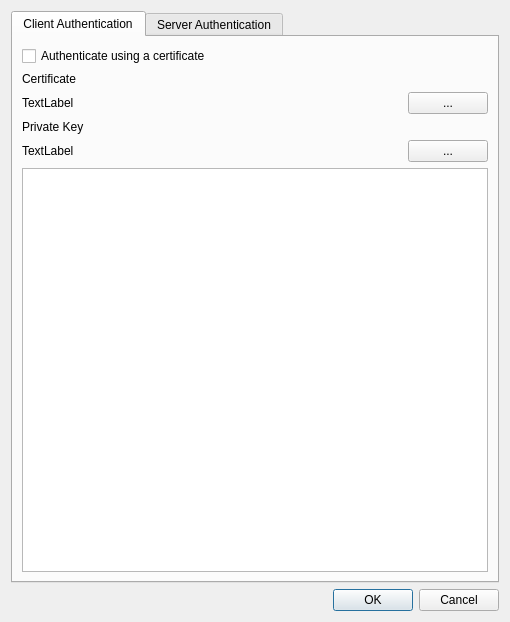
<ui version="4.0" >
 <class>Dialog</class>
 <widget class="QDialog" name="Dialog" >
  <property name="geometry" >
   <rect>
    <x>0</x>
    <y>0</y>
    <width>510</width>
    <height>622</height>
   </rect>
  </property>
  <property name="windowTitle" >
   <string>Dialog</string>
  </property>
  <layout class="QVBoxLayout" name="verticalLayout" >
   <item>
    <widget class="QTabWidget" name="tabWidget" >
     <property name="currentIndex" >
      <number>0</number>
     </property>
     <widget class="QWidget" name="tab" >
      <attribute name="title" >
       <string>Client Authentication</string>
      </attribute>
      <layout class="QGridLayout" name="gridLayout_2" >
       <item row="1" column="0" >
        <widget class="QLabel" name="label" >
         <property name="text" >
          <string>Certificate</string>
         </property>
        </widget>
       </item>
       <item row="2" column="0" >
        <widget class="QLabel" name="cert_path" >
         <property name="text" >
          <string>TextLabel</string>
         </property>
        </widget>
       </item>
       <item row="2" column="1" >
        <widget class="QPushButton" name="cert_button" >
         <property name="sizePolicy" >
          <sizepolicy vsizetype="Fixed" hsizetype="Maximum" >
           <horstretch>0</horstretch>
           <verstretch>0</verstretch>
          </sizepolicy>
         </property>
         <property name="text" >
          <string>...</string>
         </property>
        </widget>
       </item>
       <item row="3" column="0" >
        <widget class="QLabel" name="label_2" >
         <property name="text" >
          <string>Private Key</string>
         </property>
        </widget>
       </item>
       <item row="4" column="0" >
        <widget class="QLabel" name="key_path" >
         <property name="text" >
          <string>TextLabel</string>
         </property>
        </widget>
       </item>
       <item row="4" column="1" >
        <widget class="QPushButton" name="key_button" >
         <property name="sizePolicy" >
          <sizepolicy vsizetype="Fixed" hsizetype="Maximum" >
           <horstretch>0</horstretch>
           <verstretch>0</verstretch>
          </sizepolicy>
         </property>
         <property name="text" >
          <string>...</string>
         </property>
        </widget>
       </item>
       <item row="5" column="0" colspan="2" >
        <widget class="QPlainTextEdit" name="cert_text" >
         <property name="font" >
          <font>
           <family>DejaVu Sans Mono</family>
          </font>
         </property>
         <property name="lineWrapMode" >
          <enum>QPlainTextEdit::NoWrap</enum>
         </property>
         <property name="readOnly" >
          <bool>true</bool>
         </property>
         <property name="plainText" >
          <string/>
         </property>
        </widget>
       </item>
       <item row="0" column="0" >
        <widget class="QCheckBox" name="use_cert_checkbox" >
         <property name="text" >
          <string>Authenticate using a certificate</string>
         </property>
        </widget>
       </item>
      </layout>
     </widget>
     <widget class="QWidget" name="tab_2" >
      <attribute name="title" >
       <string>Server Authentication</string>
      </attribute>
      <layout class="QGridLayout" name="gridLayout_3" >
       <item row="0" column="0" colspan="2" >
        <widget class="QGroupBox" name="groupBox" >
         <property name="title" >
          <string>Ca Certificate</string>
         </property>
         <layout class="QGridLayout" name="gridLayout" >
          <item row="0" column="0" >
           <widget class="QCheckBox" name="use_ca_checkbox" >
            <property name="text" >
             <string>Check the server certificate against a CA certificate</string>
            </property>
           </widget>
          </item>
          <item row="1" column="0" >
           <widget class="QLabel" name="ca_label" >
            <property name="text" >
             <string>CA Certificate</string>
            </property>
           </widget>
          </item>
          <item row="2" column="0" >
           <widget class="QLabel" name="ca_path" >
            <property name="text" >
             <string>TextLabel</string>
            </property>
           </widget>
          </item>
          <item row="2" column="1" >
           <widget class="QPushButton" name="ca_button" >
            <property name="sizePolicy" >
             <sizepolicy vsizetype="Fixed" hsizetype="Maximum" >
              <horstretch>0</horstretch>
              <verstretch>0</verstretch>
             </sizepolicy>
            </property>
            <property name="text" >
             <string>...</string>
            </property>
           </widget>
          </item>
          <item row="3" column="0" >
           <widget class="QCheckBox" name="fqdn_checkbox" >
            <property name="text" >
             <string>Check the server FQDN</string>
            </property>
           </widget>
          </item>
          <item row="4" column="0" colspan="2" >
           <widget class="QPlainTextEdit" name="ca_text" >
            <property name="font" >
             <font>
              <family>DejaVu Sans Mono</family>
             </font>
            </property>
            <property name="lineWrapMode" >
             <enum>QPlainTextEdit::NoWrap</enum>
            </property>
            <property name="readOnly" >
             <bool>true</bool>
            </property>
           </widget>
          </item>
         </layout>
        </widget>
       </item>
       <item row="5" column="0" colspan="2" >
        <widget class="QGroupBox" name="crl_groupbox" >
         <property name="title" >
          <string>CRL</string>
         </property>
         <layout class="QGridLayout" name="gridLayout_4" >
          <item row="0" column="0" >
           <widget class="QCheckBox" name="use_crl_checkbox" >
            <property name="text" >
             <string>Check the server certificate against a CRL</string>
            </property>
           </widget>
          </item>
          <item row="1" column="0" >
           <widget class="QLabel" name="crl_path" >
            <property name="text" >
             <string>TextLabel</string>
            </property>
           </widget>
          </item>
          <item row="1" column="1" >
           <widget class="QPushButton" name="crl_button" >
            <property name="sizePolicy" >
             <sizepolicy vsizetype="Fixed" hsizetype="Maximum" >
              <horstretch>0</horstretch>
              <verstretch>0</verstretch>
             </sizepolicy>
            </property>
            <property name="text" >
             <string>...</string>
            </property>
           </widget>
          </item>
         </layout>
        </widget>
       </item>
      </layout>
     </widget>
    </widget>
   </item>
   <item>
    <widget class="QDialogButtonBox" name="buttonBox" >
     <property name="orientation" >
      <enum>Qt::Horizontal</enum>
     </property>
     <property name="standardButtons" >
      <set>QDialogButtonBox::Cancel|QDialogButtonBox::Ok</set>
     </property>
    </widget>
   </item>
  </layout>
 </widget>
 <resources/>
 <connections>
  <connection>
   <sender>buttonBox</sender>
   <signal>accepted()</signal>
   <receiver>Dialog</receiver>
   <slot>accept()</slot>
   <hints>
    <hint type="sourcelabel" >
     <x>248</x>
     <y>254</y>
    </hint>
    <hint type="destinationlabel" >
     <x>157</x>
     <y>274</y>
    </hint>
   </hints>
  </connection>
  <connection>
   <sender>buttonBox</sender>
   <signal>rejected()</signal>
   <receiver>Dialog</receiver>
   <slot>reject()</slot>
   <hints>
    <hint type="sourcelabel" >
     <x>316</x>
     <y>260</y>
    </hint>
    <hint type="destinationlabel" >
     <x>286</x>
     <y>274</y>
    </hint>
   </hints>
  </connection>
 </connections>
</ui>
